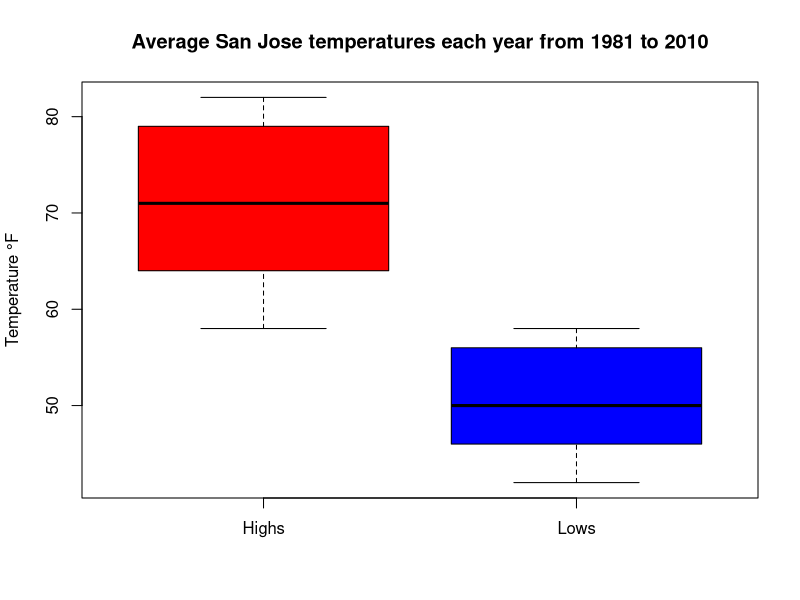

Source code (R):
high <- c(58, 62, 66, 69, 74, 79, 82, 82, 80, 74, 64, 58, 71)
low <- c(42, 45, 47, 49, 52, 56, 58, 58, 57, 53, 46, 42, 50)
boxplot(high, low, main = "Average San Jose temperatures each year from 1981 to 2010", ylab = "Temperature °F", names = c("Highs", "Lows"), col = c("Red", "Blue"))
